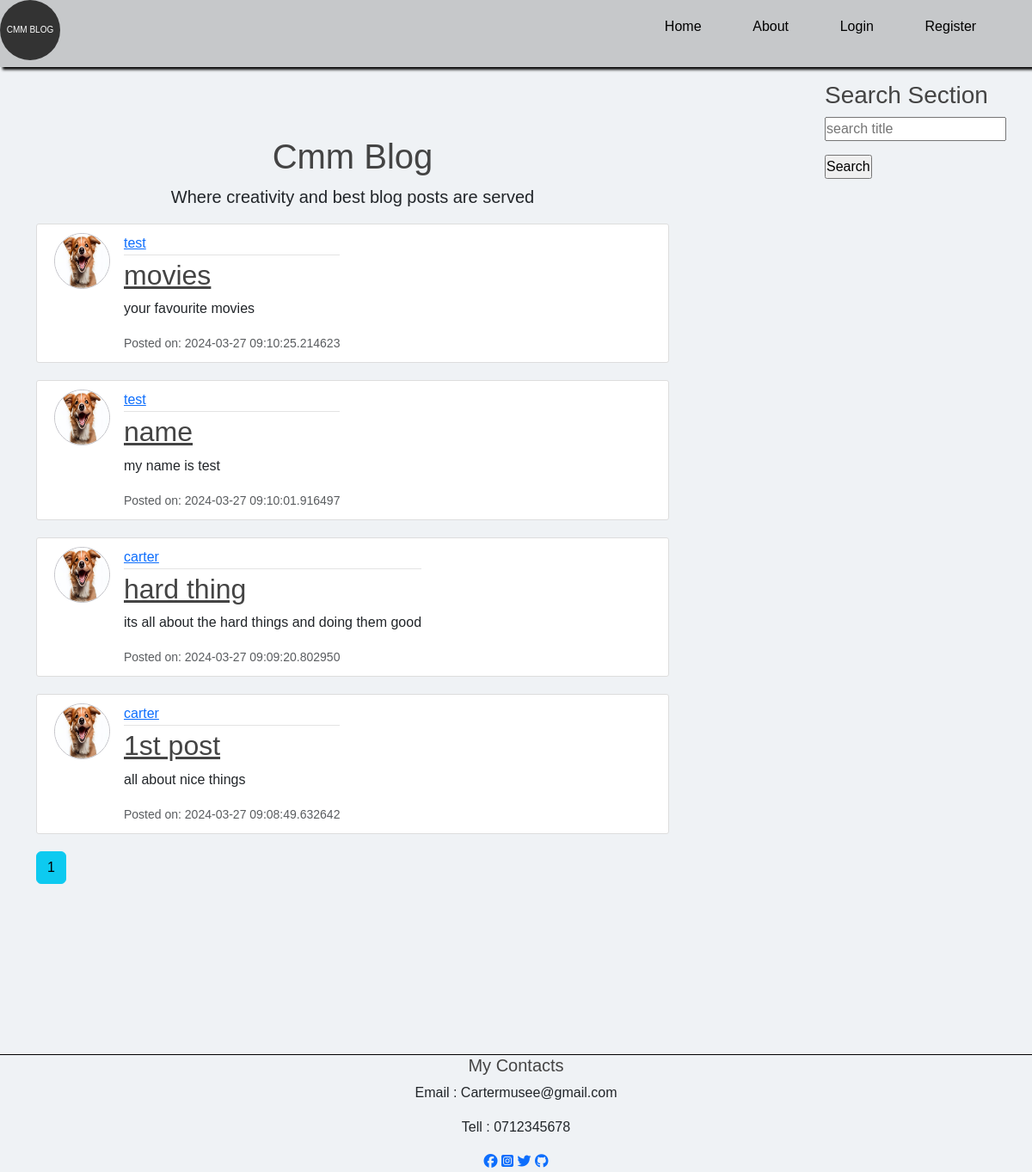
Page /home on the earlier database version.
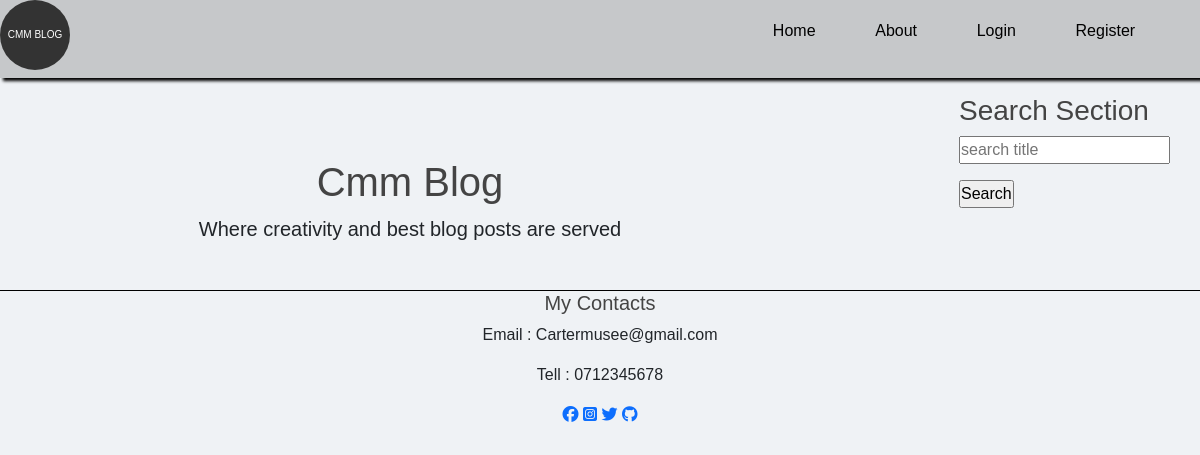
Same page on the later database version.
### flaskblog/modules.py (models this page shows, shortened)
class Post(db.Model):
    id = db.Column(db.Integer, primary_key=True)
    title = db.Column(db.String(100), nullable=False)
    date_posted = db.Column(db.DateTime, nullable=False, default=datetime.utcnow)
    content = db.Column(db.Text(2000), nullable=False)
    user_id = db.Column(db.Integer(), db.ForeignKey('user.id'), nullable=False)

class User(db.Model,UserMixin):
    id = db.Column(db.Integer, primary_key=True)
    username = db.Column(db.String(20), unique=True, nullable=False)
    email = db.Column(db.String(120), unique=True, nullable=False)
    image_file = db.Column(db.String(20), nullable=False, default='default.jpg')
    password = db.Column(db.String(60), nullable=False)
    post = db.relationship('Post',backref='author',lazy=True, cascade='all, delete-orphan')

### flaskblog/routes.py (the view)
@app.route("/")
@app.route("/home")
def home():
    form = SearchForm()
    page = request.args.get('page',1,type=int)
    posts=Post.query.order_by(Post.date_posted.desc()).paginate(page=page,per_page=5)
    return render_template("home.html",posts=posts, form=form)

### flaskblog/files.py
class SearchForm(FlaskForm):
    searched = StringField("searched", validators=[DataRequired()])
    submit = SubmitField("Search")

### flaskblog/templates/home.html (shortened to what this page needs)
{% extends "layout.html" %}
{% block body%}
<div class="hm">
  <h1 style="text-align: center;">Cmm Blog</h1>
  <p style="text-align: center; font-size: 20px">Where creativity and best blog posts are served</p>
  {% for post in posts.items %}
  <article class="media content-section">
    <img class="rounded-circle article-img" src="{{ url_for('static', filename='images/' + post.author.image_file) }}">
      <div class="media-body">
        <div class="article-metadata">
          <a class="mr-2" href="{{ url_for('user_posts', username=post.author.username) }}">{{ post.author.username }}</a>
        </div>
        <h2><a class="article-title" href="{{ url_for('post',post_id=post.id) }}">{{ post.title }}</a></h2>
        <p class="article-content">{{ post.content }}</p>
        <small class="text-muted">Posted on: {{ post.date_posted }}</small>
      </div>
    </article>
  {% endfor%}
  {% for page_num in posts.iter_pages(left_edge=1,right_edge=1,left_current=2,right_current=2)%}
    {% if page_num %}
      {% if posts.page == page_num %}
        <a class="btn btn-info mb-4" href="{{ url_for('home', page=page_num) }}">{{ page_num }}</a>
      {% else %}
        <a class="btn btn-info mb-4" href="{{ url_for('home', page=page_num) }}">{{ page_num }}</a>
      {%endif%}
    {% else %}
      ...
    {% endif %}
  {% endfor %}
</div>
<div class="search">
        <div class="search-section">
          <h3>Search Section</h3>
          <form action="{{url_for('search')}}" method="POST">
            <p>
              {{ form.searched(placeholder="search title") }}
            </p>
            <p>{{ form.submit }}</p>
          </form>
        </div>
</div>
{% endblock %}

### flaskblog/templates/layout.html (shortened to what this page needs)
<!DOCTYPE html>
<html lang="en">
  <head>
        <link href="https://cdn.jsdelivr.net/npm/bootstrap@5.3.2/dist/css/bootstrap.min.css" rel="stylesheet">
        <link rel="stylesheet" href="{{ url_for('static',filename='main.css') }}">
  </head>
  <body>
    <nav class="navigation">
      <h1 class="logo"><a class="navbar-brand mr-4" href="/">CMM Blog</a></h1>
      <ul class="menu-items">
          <li><a class="nav-item nav-link" href="{{url_for('home') }}">Home</a></li>
          <li><a class="nav-item nav-link" href="{{ url_for('about') }}">About</a></li>
          {% if current_user.is_authenticated %}
          <li><a class="nav-item nav-link" href="{{ url_for('new_post') }}">Add Post </a></li>
          <li><a class="nav-item nav-link" href="{{ url_for('account') }}">Acount</a></li>
          <li><a class="nav-item nav-link" href="{{ url_for('logout') }}">Logout</a></li>
          {%else%}
          <li><a class="nav-item nav-link" href="{{ url_for('login') }}">Login</a></li>
          <li><a class="nav-item nav-link" href="{{ url_for('register') }}">Register</a></li>
          {% endif %}
      </ul>
    </nav>
    <main role="main" class="container">
          <div class="row">
            <div class="col-md-8">
              {% block body %}{% endblock %}
            </div>
          </div>
    </main>
    <footer class="footer">
          <div class="info">
              <h5>My Contacts</h5>
              <div>
                  <div>
                      <p>Email : Cartermusee@gmail.com</p>
                      <p>Tell : 0712345678</p>
                      <a href="#"><i class="fab fa-facebook"></i></a>
                      <a href="https://instagram.com/carter_macilah?igshid=OGQ5ZDc2ODk2ZA=="><i class="fab fa-instagram-square"></i></a>
                      <a href="https://x.com/Macilah2?t=yFBR9zdfwx2ssBRUV-ztJg&s=09<"><i class="fab fa-twitter"></i></a>
                      <a href="https://github.com/cartermusee/landing_page<"><i class="fab fa-github"></i></a>
                  </div>
              </div>
          </div>
    </footer>
  </body>
</html>

### flaskblog/static/main.css (style rules this page uses)
* { margin: 0; padding: 0; box-sizing: border-box; font-family: sans-serif; }
body { background: rgb(239, 242, 245); }
.navigation { color: black; display: flex; justify-content: space-between; align-items: center; margin-bottom: 1rem; position: sticky; top: 0; z-index: 1; box-shadow: 3px 3px 3px; background: rgb(198, 200, 202); padding-right: 15px; }
.logo { width: 70px; height: 70px; display: flex; justify-content: center; align-items: center; border-radius: 50%; background: #333; color: white; }
.logo a { font-size: 10px; text-decoration: none; position: relative; text-transform: uppercase; }
.menu-items { padding-right: 20px; width: 40%; display: flex; justify-content: space-around; }
ul li { list-style: none; display: inline-block; margin: 10px; }
ul li a { text-decoration: none; font-size: 30px; position: relative; color: blueviolet; }
li a::after { content: ""; width: 0; height: 3px; background: hsla(249, 96%, 27%, 0.833); position: absolute; display: block; transition: 0.5s; }
h1, h2, h3, h4, h5, h6 { color: #444444; }
.container { display: flex; flex-wrap: wrap; justify-content: space-between; flex-direction: column; position: relative; }
.search { position: absolute; top: 0; right: 0; }
.footer { border-top: 1px solid black; padding: 0 20px; }
.info { width: 70%; margin:0 auto; text-align: center; }

Differences in the rows shown:
removed Post: image_file (placeholder picture), author.username "test", title "movies", content "your favourite movies", date_posted "2024-03-27 09:10:25.214623"
removed Post: image_file (placeholder picture), author.username "test", title "name", content "my name is test", date_posted "2024-03-27 09:10:01.916497"
removed Post: image_file (placeholder picture), author.username "carter", title "hard thing", content "its all about the hard things and doing them good", date_posted "2024-03-27 09:09:20.802950"
removed Post: image_file (placeholder picture), author.username "carter", title "1st post", content "all about nice things", date_posted "2024-03-27 09:08:49.632642"
Other differences:
list line gone: "1"
